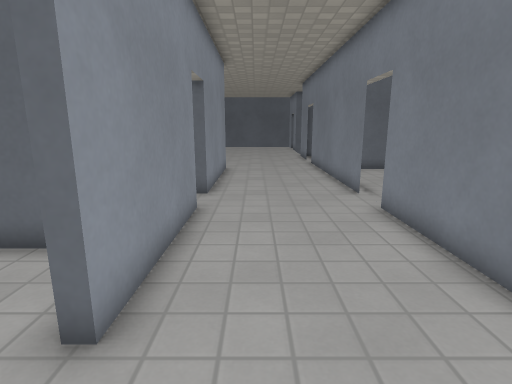
view 1 (above)

23 first-person views from a walk through a 3-D level made in the Godot game engine. The camera is 1.2 m above the floor, tilts 12° down and sees 80° across. The floor is counted in squares, 0.5 m on a side. Each view is taken from the middle of a square. On the plan, view 1 faces up. The plan holds only what a view shows up to about 19 squares ahead; the rest is blank. Door leaves are left out where a doorway can be walked through. Surface patterns are stand-ins for the level's own textures.

view 2
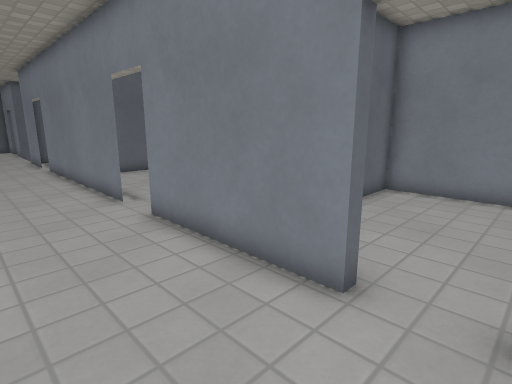

view 3
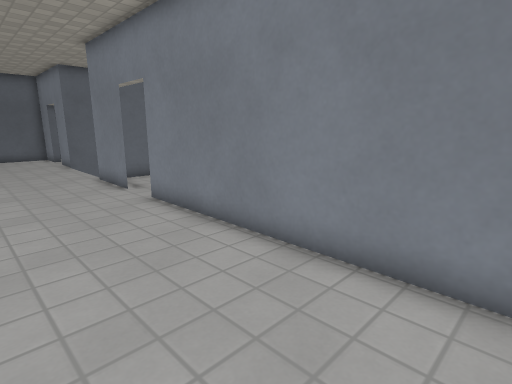

view 4
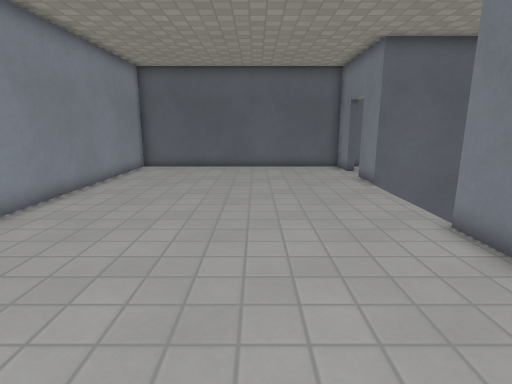

view 5
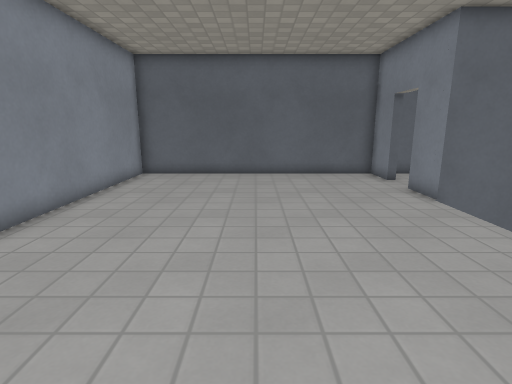

view 6
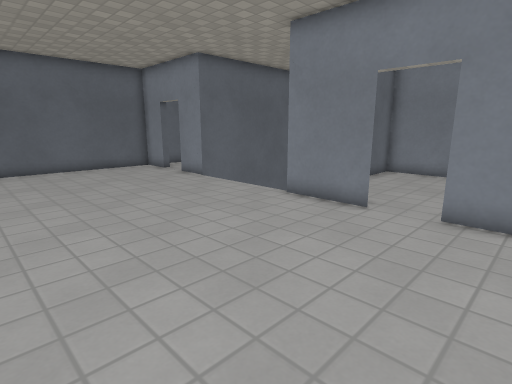

view 7
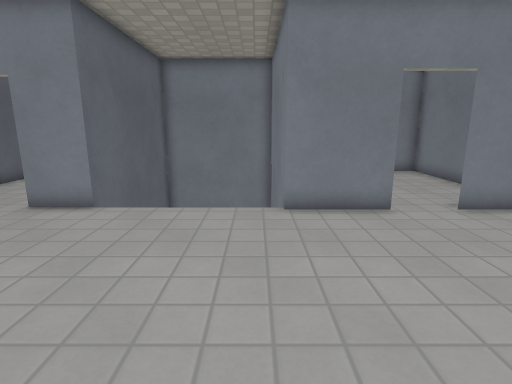

view 8
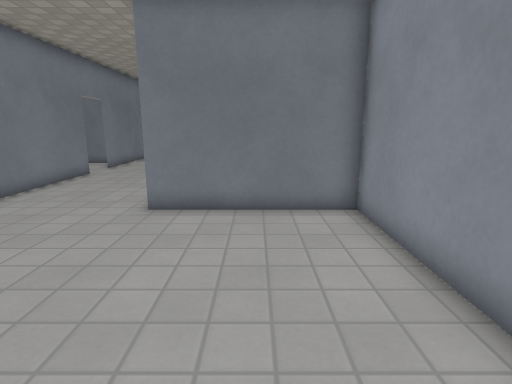

view 9
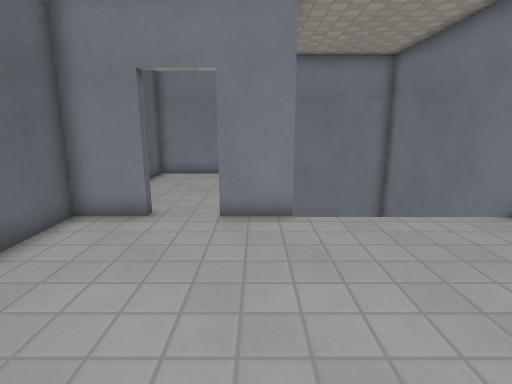

view 10
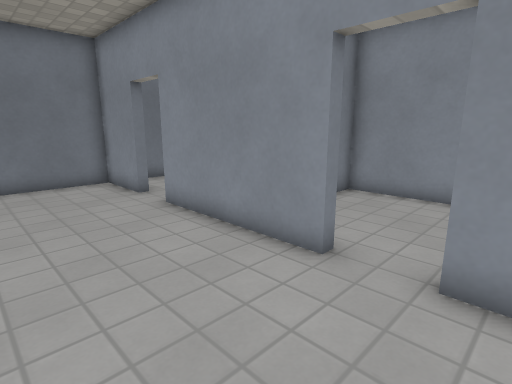

view 11
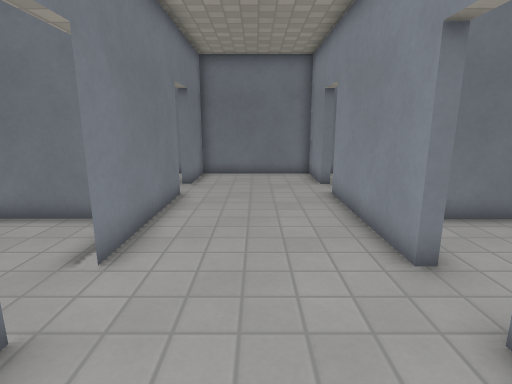

view 12
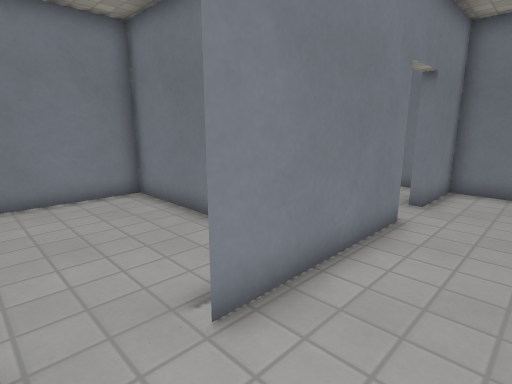

view 13
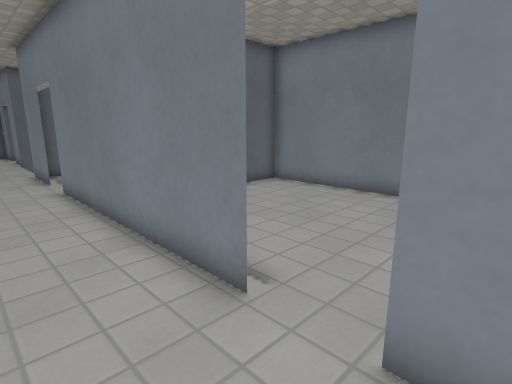

view 14
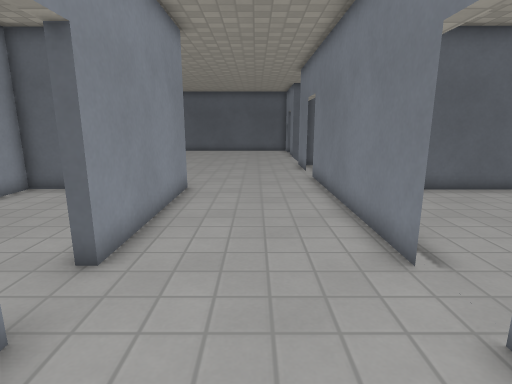

view 15
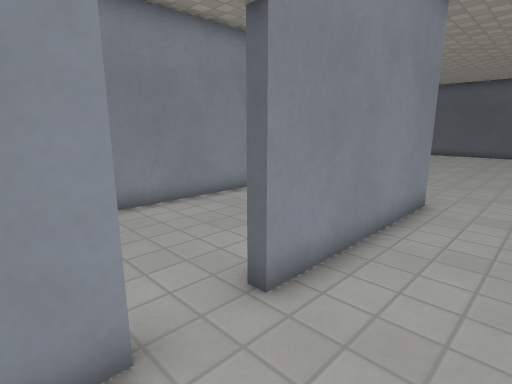

view 16
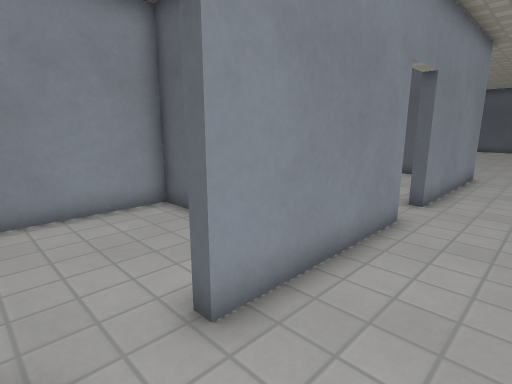

view 17
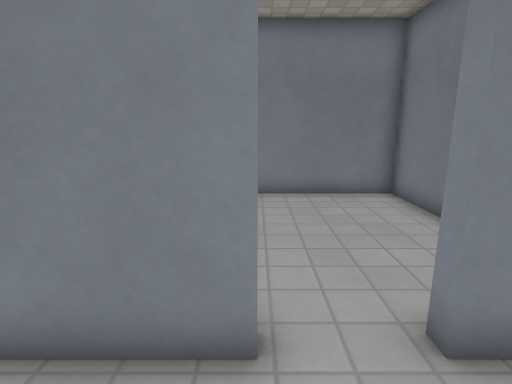

view 18
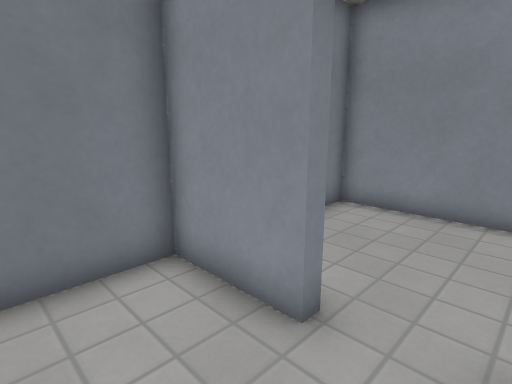

view 19
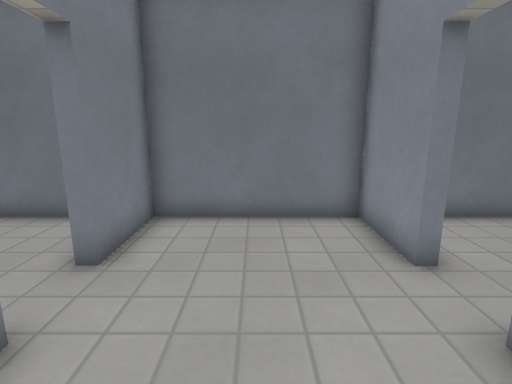

view 20
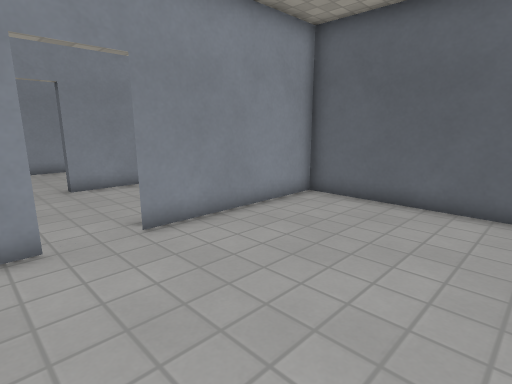

view 21
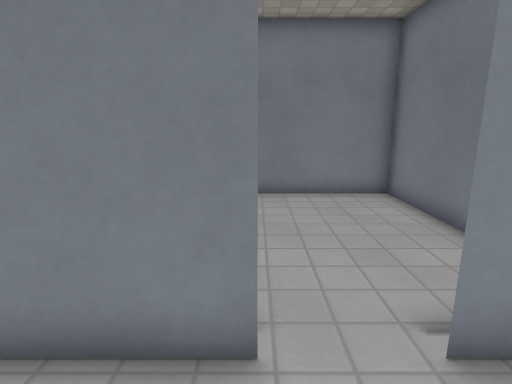

view 22
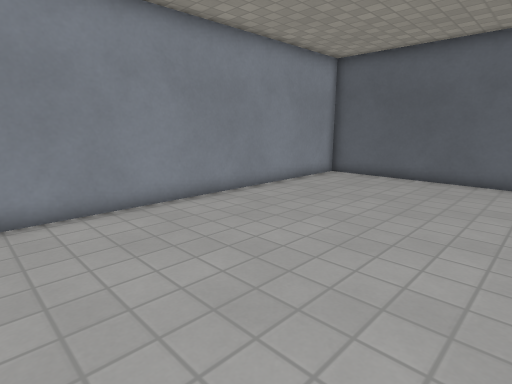

view 23
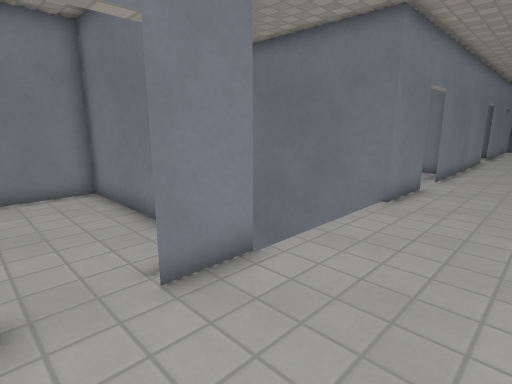

### Floor plan
Ten units are one square. View 1 is at (0, 0); x grows to the right and y downward. Boxes are objects, and circles mark ways between rooms. Rooms are numbered by the first view taken in them; rooms with no view inside come last. Other rooms are left out.
<svg viewBox="-85 -385 210 410">
<path fill="none" stroke="#000" d="M38 -229 38 -261 120 -261 120 -320 41 -320 41 -340M38 -109 38 -210M-18 -90 -18 -30M41 -360 41 -380 -80 -380 -80 -182 -18 -182 -18 -110M42 -30 38 -30 38 -90M-18 -10 -18 20 38 20 38 -10 42 -10M120 -118 120 -178 42 -178 42 -109M42 -90 42 -84M52 -62 120 -62 120 -102M-18 -110 -22 -110M-22 -90 -18 -90M-42 -178 -49 -178M-65 -178 -80 -178 -80 -62 -40 -62M76 -182 120 -182 120 -257 99 -257M61 -257 42 -257M45 -182 52 -182M49 20 120 20 120 -58 100 -58M-22 -10 -18 -10M-18 -30 -22 -30M-41 -58 -51 -58M-66 -58 -80 -58 -80 20 -29 20M72 -324 120 -324 120 -380 79 -380M62 -380 51 -380"/>
<circle cx="40" cy="-100" r="3" fill="#2a7"/>
<circle cx="-20" cy="-105" r="3" fill="#2a7"/>
<circle cx="40" cy="-220" r="3" fill="#2a7"/>
<circle cx="40" cy="-15" r="3" fill="#2a7"/>
<circle cx="-20" cy="-25" r="3" fill="#2a7"/>
<circle cx="40" cy="-345" r="3" fill="#2a7"/>
<text x="0" y="-220">1</text>
<text x="80" y="-120">2</text>
<text x="-50" y="-120">3</text>
<text x="80" y="-220">4</text>
<text x="80" y="-20">5</text>
<text x="-50" y="-20">6</text>
<text x="80" y="-350">7</text>
</svg>
Room 1 opens to room 2. Room 1 opens to room 3. Room 1 opens to room 4. Room 1 opens to room 5. Room 1 opens to room 6. Room 1 opens to room 7.

Where each view was taken, in squares from view 1:
view 1: 0 up, 0 right, facing up
view 2: 1 up, 0 right, facing up-right
view 3: 11 up, 1 left, facing up-right
view 4: 19 up, 1 left, facing up
view 5: 22 up, 2 left, facing up
view 6: 19 up, 5 left, facing up-right
view 7: 27 up, 5 left, facing right
view 8: 27 up, 5 left, facing down
view 9: 33 up, 4 left, facing right
view 10: 12 up, 3 right, facing down-left
view 11: 14 up, 1 right, facing down
view 12: 11 up, 1 right, facing down-right
view 13: 8 up, 1 right, facing up-right
view 14: 6 up, 1 right, facing up
view 15: 8 up, 1 right, facing up-left
view 16: 1 up, 1 right, facing up-left
view 17: 3 up, 1 right, facing right
view 18: 3 up, 1 right, facing down-left
view 19: 6 up, 1 right, facing down
view 20: 8 up, 11 right, facing up-left
view 21: 23 up, 1 right, facing right
view 22: 23 up, 1 right, facing up-left
view 23: 36 up, 0 right, facing down-right
